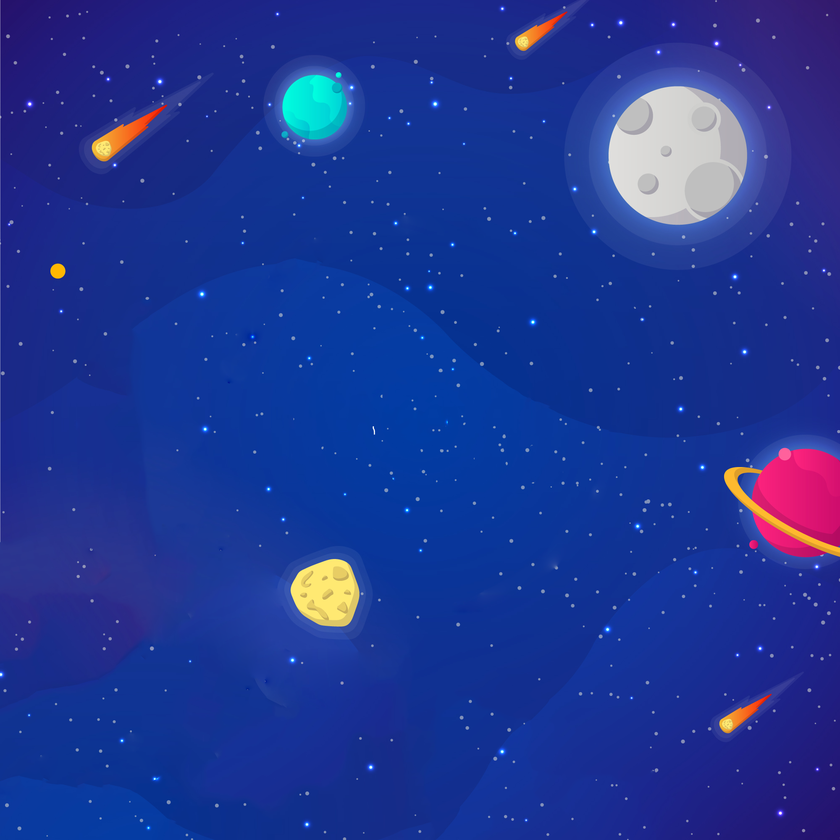
%> input picture image/background.png, 840 x 840 px, shrunk from 2000 x 2000 before the run
$ octave --eval "result = loadAssets;"   (GNU Octave 9; MATLAB toolbox functions it lacks are replaced by stand-ins)
%> lines starting %> are read from the running program, lines starting %| are printed output that depends on the picture
function assets = loadAssets()
    try
        assets.background = imread('image/background.png');
%> assets.background is the input picture: size 840x840x3 uint8; mean R, G, B 31.6, 54.9, 146.8
        [assets.playerImg, ~, assets.playerAlpha] = imread('image/space-invaders.png');
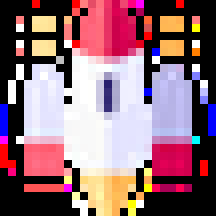
%> input picture image/space-invaders.png, 27 x 27 px, shrunk from 64 x 64 before the run (shown 8 times larger)
%> assets.playerImg is the input picture: size 27x27x3 uint8; mean R, G, B 143.3, 106.7, 117.5
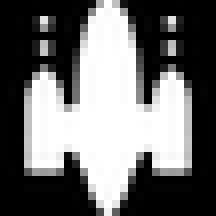
%> assets.playerAlpha: size 27x27 uint8 (shown 8 times larger); min 0, max 255, mean 109
        [assets.enemyImg, ~, assets.enemyAlpha] = imread('image/alien.png');
        [assets.bulletImg, ~, assets.bulletAlpha] = imread('image/bullet.png');

        [assets.playerHeight, assets.playerWidth, ~] = size(assets.playerImg);
        [assets.bulletHeight, assets.bulletWidth, ~] = size(assets.bulletImg);

        assets.playerImg = imrotate(assets.playerImg, 180, 'bilinear', 'crop');
        assets.playerAlpha = imrotate(assets.playerAlpha, 180, 'bilinear', 'crop');
        assets.enemyImg = imrotate(assets.enemyImg, 180, 'bilinear', 'crop');
        assets.enemyAlpha = imrotate(assets.enemyAlpha, 180, 'bilinear', 'crop');
        assets.bulletImg = imrotate(assets.bulletImg, 180, 'bilinear', 'crop');
        assets.bulletAlpha = imrotate(assets.bulletAlpha, 180, 'bilinear', 'crop');
    catch
%> (the run ends here)
